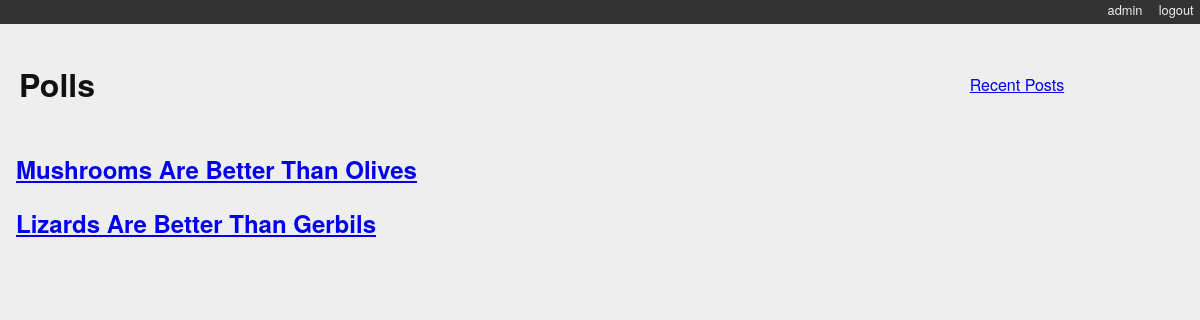
The page /polling/ (signed in) on the database its author committed.
### polling/models.py (models this page shows, shortened)
class Poll(models.Model):
    title = models.CharField(max_length=128)
    text = models.TextField(blank=True)
    score = models.IntegerField(default=0)

### polling/views.py (the view)
# urls.py: path('', list_view, name="post_index"),
def list_view(request):
    context = {'polls': Poll.objects.all()}
    return render(request, 'polling/list.html', context)

### polling/templates/polling/list.html (shortened to what this page needs)
<!DOCTYPE html>
{% extends "base.html" %}
{% block content %}
<table width="90%" border="0">
    <tr>
        <td><h1>Polls</h1></td>
        <td style="text-align: right; vertical-align: middle;"><a href="/">Recent Posts</a></td>
    </tr>
</table>
{% for poll in polls %}
    <div class="poll">
        <h2>
            <a href="{% url 'poll_detail' poll.pk %}">{{ poll.title }}</a>
        </h2>
    </div>
{% endfor %}
{% endblock %}

### blogging/static/django_blog.css (style rules this page uses)
body { background-color: #eee; color: #111; font-family: "HelveticaNeue-Light", "Helvetica Neue Light", "Helvetica Neue", Helvetica, Arial, "Lucida Grande", sans-serif; margin:0; padding:0; }

### rows shown on the page
Poll: title "Mushrooms Are Better Than Olives"
Poll: title "Lizards Are Better Than Gerbils"
